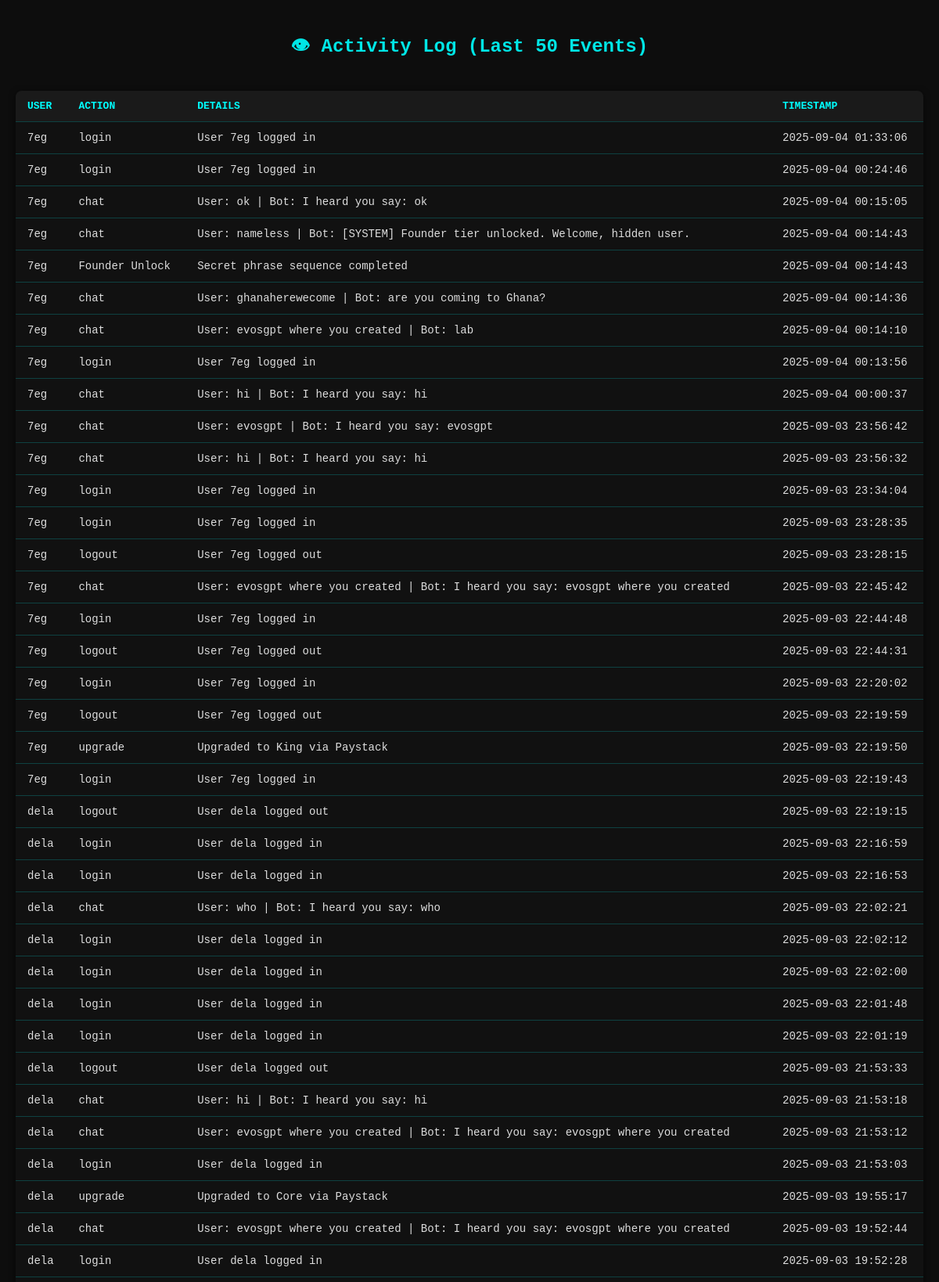
The app's page /activity-log (signed in, upper part) with its own data.
### tables this page shows
CREATE TABLE activity_log (
                id INTEGER PRIMARY KEY AUTOINCREMENT,
                user_id INTEGER,
                action TEXT,
                details TEXT,
                timestamp DATETIME DEFAULT CURRENT_TIMESTAMP,
                FOREIGN KEY(user_id) REFERENCES users(id)
            );

CREATE TABLE users (
                id INTEGER PRIMARY KEY AUTOINCREMENT,
                username TEXT UNIQUE NOT NULL,
                email TEXT,
                password TEXT NOT NULL,
                tier TEXT DEFAULT 'Basic',
                status TEXT DEFAULT 'active',
                referral_code TEXT UNIQUE,
                referrals_used INTEGER DEFAULT 0,
                upgrade_expiry DATETIME,
                created_at TIMESTAMP DEFAULT CURRENT_TIMESTAMP
            );

### app.py (the view)
@app.route("/activity-log")
def activity_log():
    if session.get("tier") != "Founder":
        flash("Access denied.")
        return redirect(url_for("index"))
    conn = sqlite3.connect("database/memory.db")
    c = conn.cursor()
    c.execute("""
        SELECT users.username, activity_log.action, activity_log.details, activity_log.timestamp
        FROM activity_log
        JOIN users ON activity_log.user_id = users.id
        ORDER BY activity_log.id DESC LIMIT 50
    """)
    logs = c.fetchall()
    conn.close()
    return render_template("activity_log.html", logs=logs)

### app.py (called while the page is built, shortened)
@app.after_request
def set_security_headers(resp):
    resp.headers["X-Content-Type-Options"] = "nosniff"
    resp.headers["X-Frame-Options"] = "DENY"
    resp.headers["X-XSS-Protection"] = "0"
    resp.headers["Referrer-Policy"] = "strict-origin-when-cross-origin"
    resp.headers["Content-Security-Policy"] = (
        "default-src 'self' 'unsafe-inline' https://api.commerce.coinbase.com; "
        "img-src 'self' data: https:; "
        "connect-src 'self' https://api.openai.com https://api.commerce.coinbase.com https://api.paystack.co http://localhost:11434; "
        "frame-ancestors 'none';"
    )
    return resp

@app.before_request
def basic_firewall():
    endpoint = request.endpoint or ""
    ip = request.remote_addr or "unknown"
    uid = session.get("user_id", f"ip:{ip}")  # fallback to IP if not logged in
    if ip in blocked_ips and time.time() - blocked_ips[ip] < 300:
        try:
            log_suspicious("Blocked IP", f"Temporary blocked IP {ip}")
        except Exception:
            pass
        return redirect(url_for("index"))
    risky_endpoints = {"login", "register", "index", "upgrade", "paystack_init", "create_crypto_charge", "paystack_upgrade", "webhook_paystack", "webhook_coinbase"}

@app.before_request
def stealth_selftest():
    try:
        if int(time.time()) % 600 < 2:
            log_suspicious("StealthTest", "DarkEvo logger heartbeat check")
    except Exception:
        pass

    def execute(self, sql, params=None):
        if self.db_mode in ("supabase", "postgres"):
            sql = re.sub(r"\?", "%s", sql)
        return self.cursor.execute(sql, params or ())

    def __getattr__(self, name):
        return getattr(self.cursor, name)

    def cursor(self):
        return CompatCursor(self.conn.cursor(), self.db_mode)

    def __getattr__(self, name):
        return getattr(self.conn, name)

    def sqlite_connect_wrapper(path, *args, **kwargs):
        return CompatConnection(_real_sqlite_connect(path, *args, **kwargs), "sqlite")

### templates/activity_log.html (shortened to what this page needs)
<!DOCTYPE html>
<html lang="en">
<head>
</head>
<body>
  <h2>👁 Activity Log (Last 50 Events)</h2>
  <table>
    <tr>
      <th>User</th>
      <th>Action</th>
      <th>Details</th>
      <th>Timestamp</th>
    </tr>
    {% for username, action, details, timestamp in logs %}
    <tr>
      <td>{{ username }}</td>
      <td>{{ action }}</td>
      <td>{{ details }}</td>
      <td>{{ timestamp }}</td>
    </tr>
    {% endfor %}
  </table>
</body>
</html>

### templates/activity_log.html (style rules this page uses)
body { background: #0d0d0d; color: #00ffff; font-family: "Courier New", monospace; padding: 20px; margin: 0; min-height: 100vh; display: flex; flex-direction: column; }
h2 { text-align: center; color: #00e6e6; margin-bottom: 15px; }
table { width: 100%; border-collapse: collapse; margin: 20px auto; background: #111; border-radius: 8px; overflow: hidden; box-shadow: 0 2px 8px rgba(0,0,0,0.6); }
th, td { padding: 12px 15px; border-bottom: 1px solid #00ffff33; text-align: left; }
th { background: #1a1a1a; color: #00ffff; text-transform: uppercase; font-size: 13px; }
td { color: #ddd; font-size: 14px; }

### records on screen
activity_log: username "7eg", action "login", details "User 7eg logged in", timestamp "2025-09-04 01:33:06"
activity_log: username "7eg", action "login", details "User 7eg logged in", timestamp "2025-09-04 00:24:46"
activity_log: username "7eg", action "chat", details "User: ok | Bot: I heard you say: ok", timestamp "2025-09-04 00:15:05"
activity_log: username "7eg", action "chat", details "User: nameless | Bot: [SYSTEM] Founder tier unlocked. Welcome, hidden user.", timestamp "2025-09-04 00:14:43"
activity_log: username "7eg", action "Founder Unlock", details "Secret phrase sequence completed", timestamp "2025-09-04 00:14:43"
activity_log: username "7eg", action "chat", details "User: ghanaherewecome | Bot: are you coming to Ghana?", timestamp "2025-09-04 00:14:36"
activity_log: username "7eg", action "chat", details "User: evosgpt where you created | Bot: lab", timestamp "2025-09-04 00:14:10"
activity_log: username "7eg", action "login", details "User 7eg logged in", timestamp "2025-09-04 00:13:56"
activity_log: username "7eg", action "chat", details "User: hi | Bot: I heard you say: hi", timestamp "2025-09-04 00:00:37"
activity_log: username "7eg", action "chat", details "User: evosgpt | Bot: I heard you say: evosgpt", timestamp "2025-09-03 23:56:42"
activity_log: username "7eg", action "chat", details "User: hi | Bot: I heard you say: hi", timestamp "2025-09-03 23:56:32"
activity_log: username "7eg", action "login", details "User 7eg logged in", timestamp "2025-09-03 23:34:04"
activity_log: username "7eg", action "login", details "User 7eg logged in", timestamp "2025-09-03 23:28:35"
activity_log: username "7eg", action "logout", details "User 7eg logged out", timestamp "2025-09-03 23:28:15"
activity_log: username "7eg", action "chat", details "User: evosgpt where you created | Bot: I heard you say: evosgpt where you created", timestamp "2025-09-03 22:45:42"
activity_log: username "7eg", action "login", details "User 7eg logged in", timestamp "2025-09-03 22:44:48"
activity_log: username "7eg", action "logout", details "User 7eg logged out", timestamp "2025-09-03 22:44:31"
activity_log: username "7eg", action "login", details "User 7eg logged in", timestamp "2025-09-03 22:20:02"
activity_log: username "7eg", action "logout", details "User 7eg logged out", timestamp "2025-09-03 22:19:59"
activity_log: username "7eg", action "upgrade", details "Upgraded to King via Paystack", timestamp "2025-09-03 22:19:50"
activity_log: username "7eg", action "login", details "User 7eg logged in", timestamp "2025-09-03 22:19:43"
activity_log: username "dela", action "logout", details "User dela logged out", timestamp "2025-09-03 22:19:15"
activity_log: username "dela", action "login", details "User dela logged in", timestamp "2025-09-03 22:16:59"
activity_log: username "dela", action "login", details "User dela logged in", timestamp "2025-09-03 22:16:53"
activity_log: username "dela", action "chat", details "User: who | Bot: I heard you say: who", timestamp "2025-09-03 22:02:21"
activity_log: username "dela", action "login", details "User dela logged in", timestamp "2025-09-03 22:02:12"
activity_log: username "dela", action "login", details "User dela logged in", timestamp "2025-09-03 22:02:00"
activity_log: username "dela", action "login", details "User dela logged in", timestamp "2025-09-03 22:01:48"
activity_log: username "dela", action "login", details "User dela logged in", timestamp "2025-09-03 22:01:19"
activity_log: username "dela", action "logout", details "User dela logged out", timestamp "2025-09-03 21:53:33"
activity_log: username "dela", action "chat", details "User: hi | Bot: I heard you say: hi", timestamp "2025-09-03 21:53:18"
activity_log: username "dela", action "chat", details "User: evosgpt where you created | Bot: I heard you say: evosgpt where you created", timestamp "2025-09-03 21:53:12"
activity_log: username "dela", action "login", details "User dela logged in", timestamp "2025-09-03 21:53:03"
activity_log: username "dela", action "upgrade", details "Upgraded to Core via Paystack", timestamp "2025-09-03 19:55:17"
activity_log: username "dela", action "chat", details "User: evosgpt where you created | Bot: I heard you say: evosgpt where you created", timestamp "2025-09-03 19:52:44"
activity_log: username "dela", action "login", details "User dela logged in", timestamp "2025-09-03 19:52:28"
